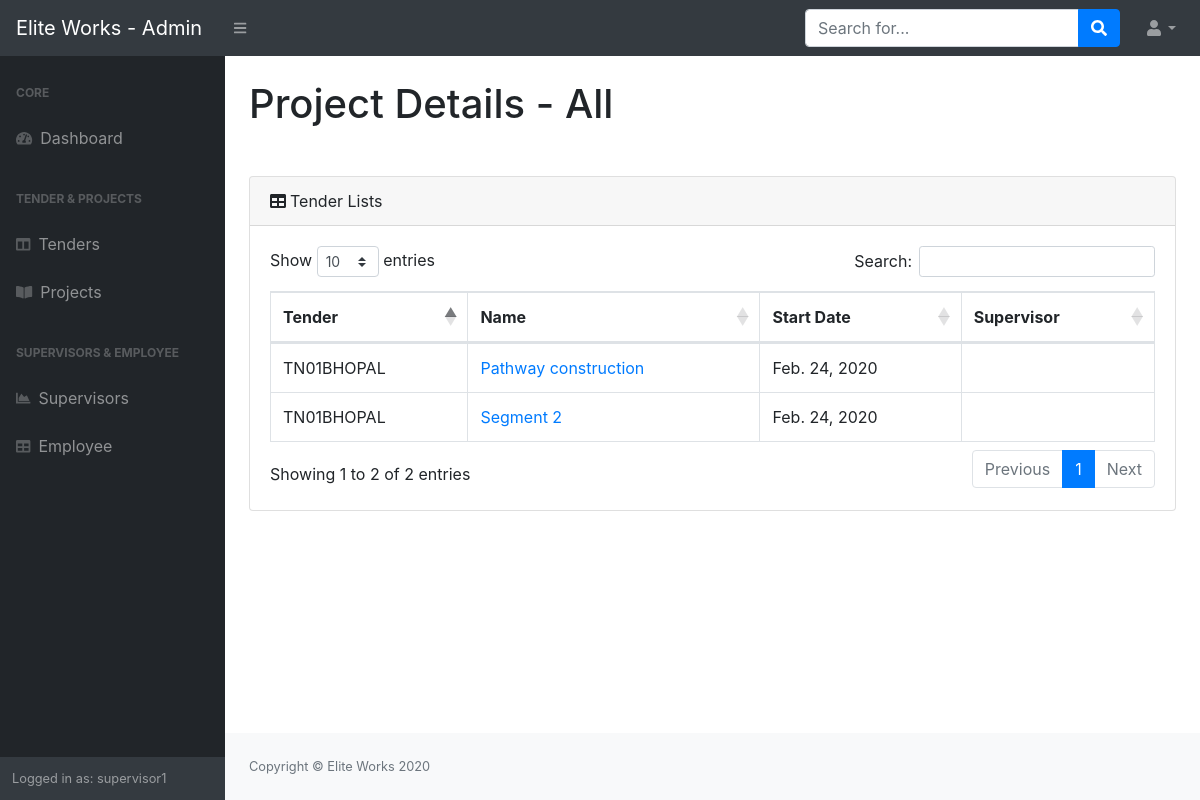
Screenshot of /projects/ (signed in) with the database file from the repository.
### projects/models.py (models this page shows, shortened)
class Projects(models.Model):
    tender = models.ForeignKey(Tender,on_delete=models.CASCADE)
    project_name = models.CharField(max_length=50)
    start_date = models.DateField('Start Date',default=timezone.now)
    use_less = models.BooleanField(default=True)
    class Meta:
        verbose_name = 'Project'
        verbose_name_plural = 'Project'

class Tender(models.Model):
    tender_number = models.CharField('Tender Number',max_length=500)
    tender_name = models.CharField('Name of Work',max_length=500)
    tender_submission_date = models.DateField('Tender Submission Date',default=timezone.now)
    tender_purchase_reciept = models.FileField('Tender Purchase Reciept')
    tender_confirmation_reciept = models.FileField('Tender Confirmation Reciept')
    physical_submission_date = models.DateField('Physical Submission Date',default=timezone.now)
    tech_bid_opening_date = models.DateField('Technical Bid Opening Bid',default=timezone.now)
    Yes = 'Yes'
    No = 'No'
    status = [(Yes, 'Yes'),(No, 'No')]
    bid_status = models.CharField('Bid Status',max_length=10,choices=status,default=No)
    prize_bid = models.CharField('Prize Bid',max_length=50)
    def __str__(self):
        return self.tender_number
    class Meta:
        verbose_name = 'Tender Lists'
        verbose_name_plural = 'Tender Lists'

### projects/views.py (the view)
# urls.py: path('projects/',project_view.all_projects,name='all_projects'),
@login_required
def all_projects(request):
    return render(request,'projects/project.html',{'projects': Projects.objects.all()})

### projects/templates/projects/project.html (shortened to what this page needs)
{% load static %}
<!DOCTYPE html>
<html lang="en">
    <head>
        <link href="{% static 'projects/css/styles.css' %}" rel="stylesheet" />
        <link href="https://cdn.datatables.net/1.10.20/css/dataTables.bootstrap4.min.css" rel="stylesheet" />
    </head>
    <body class="sb-nav-fixed">
        <nav class="sb-topnav navbar navbar-expand navbar-dark bg-dark">
            <a class="navbar-brand" href="index.html">Elite Works - Admin</a><button class="btn btn-link btn-sm order-1 order-lg-0" id="sidebarToggle" href="#"><i class="fas fa-bars"></i></button
            >
            <form class="d-none d-md-inline-block form-inline ml-auto mr-0 mr-md-3 my-2 my-md-0">
                <div class="input-group">
                    <input class="form-control" type="text" placeholder="Search for..." aria-label="Search" aria-describedby="basic-addon2" />
                    <div class="input-group-append">
                        <button class="btn btn-primary" type="button"><i class="fas fa-search"></i></button>
                    </div>
                </div>
            </form>
            <ul class="navbar-nav ml-auto ml-md-0">
                <li class="nav-item dropdown">
                    <a class="nav-link dropdown-toggle" id="userDropdown" href="#" role="button" data-toggle="dropdown" aria-haspopup="true" aria-expanded="false"><i class="fas fa-user fa-fw"></i></a>
                </li>
            </ul>
        </nav>
        <div id="layoutSidenav">
            <div id="layoutSidenav_nav">
                <nav class="sb-sidenav accordion sb-sidenav-dark" id="sidenavAccordion">
                    <div class="sb-sidenav-menu">
                        <div class="nav">
                            <div class="sb-sidenav-menu-heading">Core</div>
                            <a class="nav-link" href="/"
                                ><div class="sb-nav-link-icon"><i class="fas fa-tachometer-alt"></i></div>
                                Dashboard</a
                            >
                            <div class="sb-sidenav-menu-heading">Tender & Projects</div>
                            <a class="nav-link collapsed" href="/tender/" data-target="#collapseLayouts" aria-expanded="false" aria-controls="collapseLayouts"
                                ><div class="sb-nav-link-icon"><i class="fas fa-columns"></i></div>
                                Tenders
                            </a>
                            <a class="nav-link collapsed" href="#" data-target="#collapsePages" aria-expanded="false" aria-controls="collapsePages"
                                ><div class="sb-nav-link-icon"><i class="fas fa-book-open"></i></div>
                                Projects
                            </a>
                            <div class="sb-sidenav-menu-heading">Supervisors & Employee</div>
                            <a class="nav-link" href="/supervisor"
                                ><div class="sb-nav-link-icon"><i class="fas fa-chart-area"></i></div>
                                Supervisors</a
                            ><a class="nav-link" href="/labour"
                                ><div class="sb-nav-link-icon"><i class="fas fa-table"></i></div>
                                Employee</a>
                        </div>
                    </div>
                    <div class="sb-sidenav-footer">
                        <div class="small">Logged in as:  {{request.user}}</div>
                    </div>
                </nav>
            </div>
            <div id="layoutSidenav_content">
                <main>
                    <div class="container-fluid">
                        <h1 class="mt-4 mb-5 mr-5">Project Details - All</h1>
                        <div class="card mb-4">
                            <div class="card-header"><i class="fas fa-table mr-1"></i>Tender Lists</div>
                            <div class="card-body">
                                <div class="table-responsive">
                                    <table class="table table-bordered" id="dataTable" width="100%" cellspacing="0">
                                        <thead>
                                            <tr>
                                                <th>Tender</th>
                                                <th>Name</th>
                                                <th>Start Date</th>
                                                <th>Supervisor</th>
                                            </tr>
                                        </thead>
                                        <tbody>
                                            {%for project in projects%}
                                            <tr>
                                                <td>{{project.tender}}</td>
                                                <td><a href="/project/{{project.id}}">{{project.project_name}}</a></td>
                                                <td>{{project.start_date}}</td>
                                                <td>{{project.supervisor}}</td>
                                            </tr>
                                            {%endfor%}
                                        </tbody>
                                    </table>
                                </div>
                            </div>
                        </div>
                    </div>
                </main>
                <footer class="py-4 bg-light mt-auto">
                    <div class="container-fluid">
                        <div class="d-flex align-items-center justify-content-between small">
                            <div class="text-muted">Copyright &copy; Elite Works 2020</div>
                        </div>
                    </div>
                </footer>
            </div>
        </div>
    </body>
</html>

### rows the page displays
Projects: tender "TN01BHOPAL", project_name "Pathway construction", start_date "Feb. 24, 2020"
Projects: tender "TN01BHOPAL", project_name "Segment 2", start_date "Feb. 24, 2020"

### other values shown
{{ request.user }} "supervisor1"
